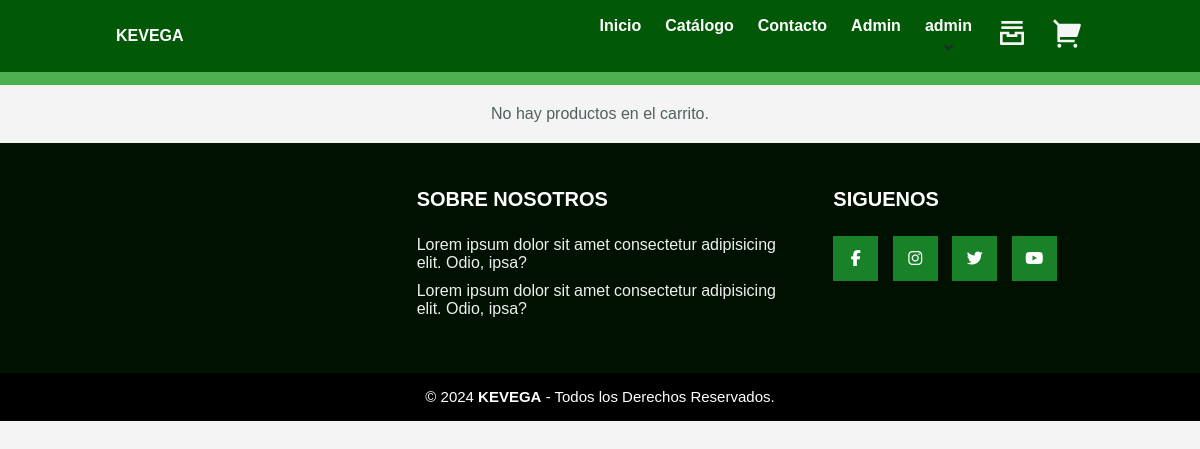
Page /carrito/ (signed in) on the earlier database version.
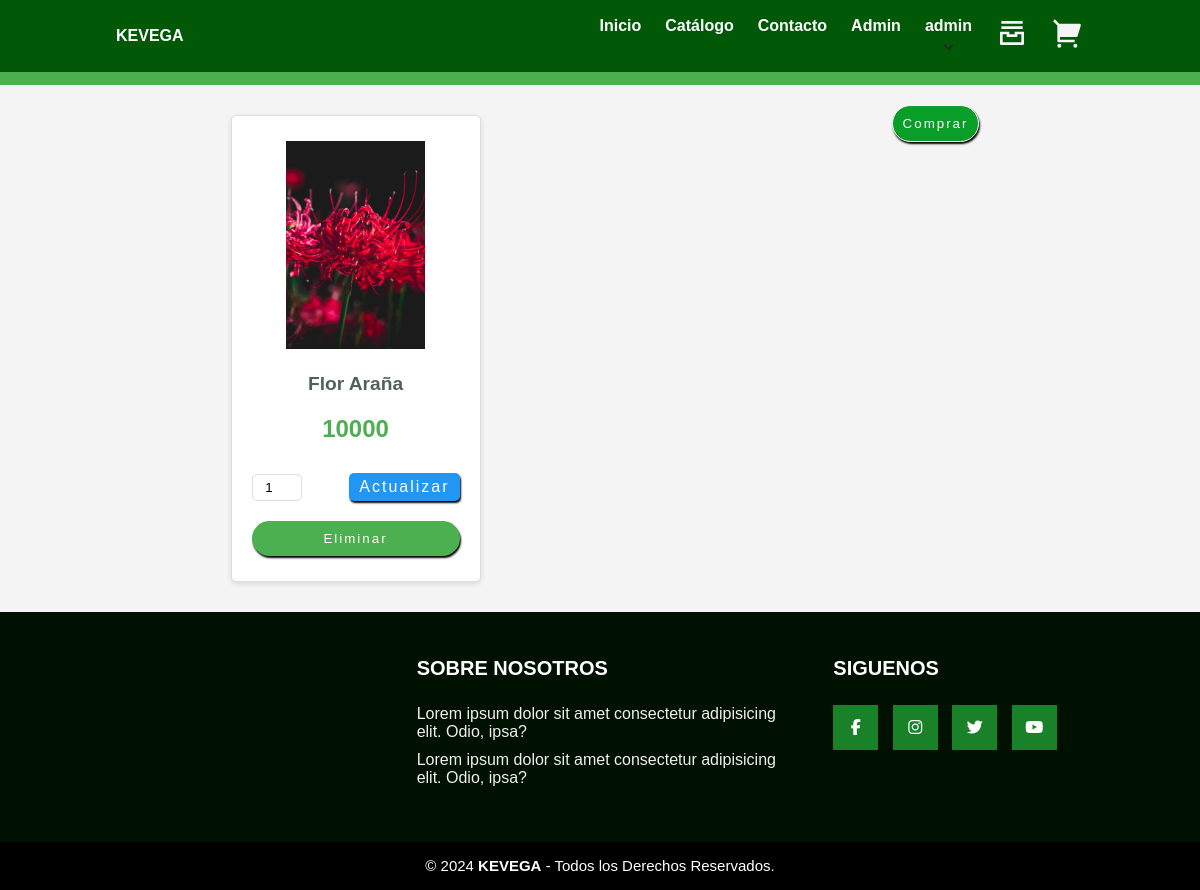
Same page on the later database version.
### core/models.py (models this page shows, shortened)
class CarritoProducto(models.Model):
    carrito = models.ForeignKey(Carrito, on_delete=models.CASCADE)
    producto = models.ForeignKey(Product, on_delete=models.CASCADE)
    cantidad = models.PositiveIntegerField(default=1)
    class Meta:
        unique_together = ('carrito', 'producto')

class Product(models.Model):
    id = models.BigAutoField(primary_key=True)
    name = models.CharField(max_length=255)
    description = models.TextField()
    price = models.IntegerField()
    stock = models.IntegerField(default=0)
    image = models.ImageField(upload_to='products/', null=True, blank=True)

### core/views.py (the view)
# urls.py: path('carrito/', carrito, name='carrito'),
@login_required(login_url='/login')
def carrito(request):
    carrito, creado = Carrito.objects.get_or_create(user=request.user)
    productos_en_carrito = CarritoProducto.objects.filter(carrito=carrito)
    return render(request, 'core/carrito.html', {'productos_en_carrito': productos_en_carrito})

### core/templates/core/carrito.html (shortened to what this page needs)
{% extends 'core/base.html' %}
{% block contenido %}
<section class="hero">
  <div class="hero-logo">
    <h1 class="font-style-1" style="color: aliceblue;">Carrito de Compras</h1>
  </div>
</section>
<div id="carrito-contenedor">
  {% if productos_en_carrito %}
    {% for item in productos_en_carrito %}
    <div class="item">
      <div>
        <img class="imagen" src="{{ item.producto.image.url }}" alt="{{ item.producto.name }}">
      </div>
      <div class="titulo">
        {{ item.producto.name }}
      </div>
      <div class="precio">
        {{ item.producto.price }}
      </div>
      <div class="cantidad">
        <form action="{% url 'actualizar_cantidad_carrito' %}" method="POST" autocomplete="off">
          <input type="number" name="cantidad" value="{{ item.cantidad }}" min="1" max="{{ item.producto.stock }}" required>
          <button class="actualizar" type="submit">Actualizar</button>
        </form>
      </div>
      <div class="acciones">
        <form action="{% url 'eliminar_carrito' %}" method="POST" autocomplete="off">
          <button class="eliminar" type="submit">Eliminar</button>
        </form>
      </div>
    </div>
    {% endfor %}
    <form action="{% url 'comprar' %}" method="POST" autocomplete="off">
      <button class="comprar" type="submit">Comprar</button>
    </form>
  {% else %}
    <p>No hay productos en el carrito.</p>
  {% endif %}
</div>
{% endblock contenido %}

Differences in the rows shown:
added CarritoProducto: producto.image (picture), producto.name "Flor Araña", producto.price "10000", cantidad "1"
Other differences:
text no longer shown: "No hay productos en el carrito."
text now shown: "Comprar"
